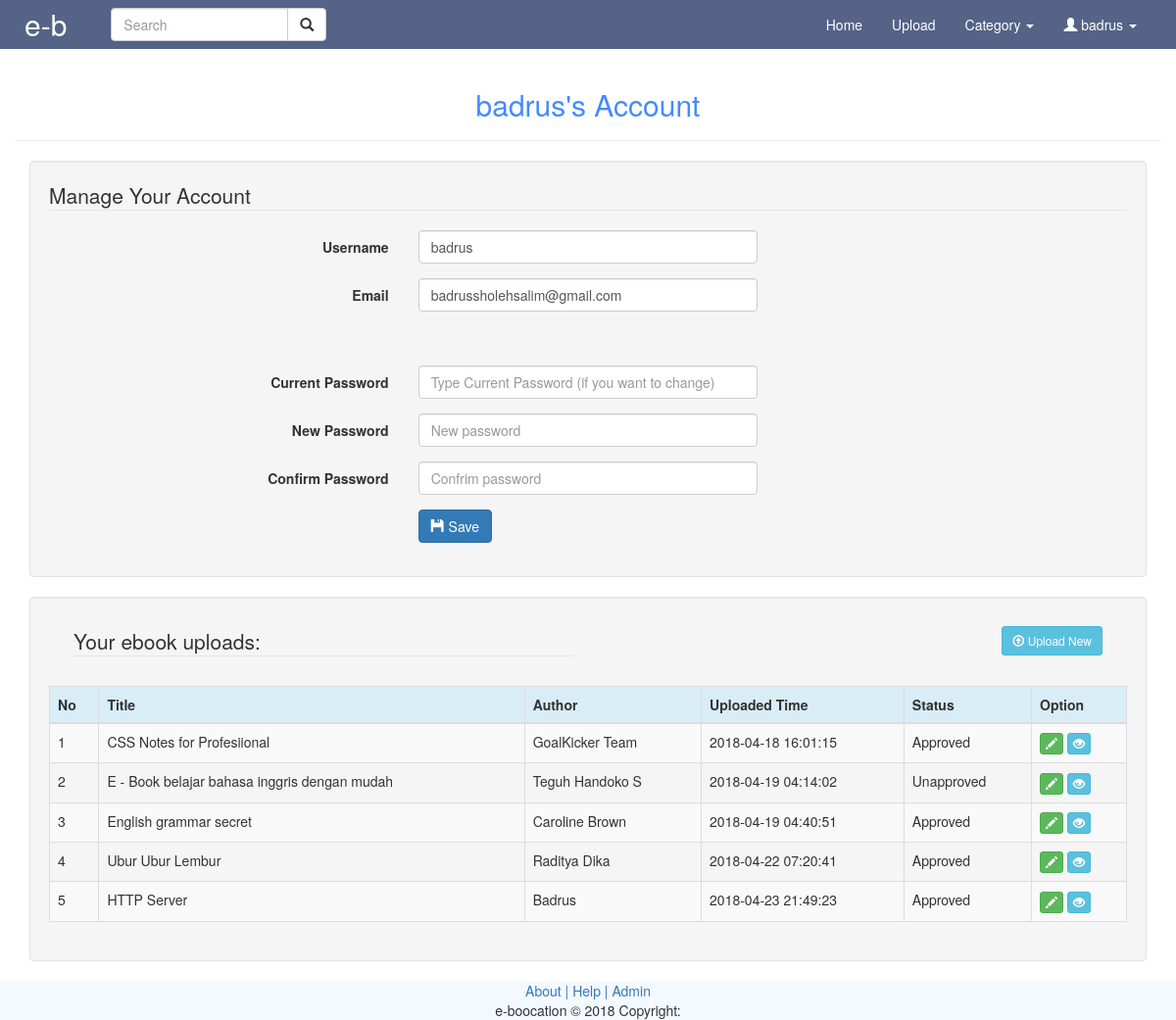
Screenshot of /user/account.php (signed in) with the database file from the repository.
### tables this page shows
CREATE TABLE `user` (
  `id` int(5) NOT NULL AUTO_INCREMENT,
  `username` varchar(20) NOT NULL,
  `email` varchar(50) DEFAULT NULL,
  `status` enum('user','admin') DEFAULT NULL,
  `password` varchar(20) DEFAULT NULL,
  PRIMARY KEY (`id`,`username`)
);

CREATE TABLE `ebooks` (
  `id` int(10) NOT NULL AUTO_INCREMENT,
  `title` varchar(100) DEFAULT NULL,
  `author` varchar(50) DEFAULT NULL,
  `year` varchar(4) DEFAULT '-',
  `publisher` varchar(50) DEFAULT '-',
  `category` varchar(20) DEFAULT NULL,
  `description` text,
  `filename` varchar(100) DEFAULT NULL,
  `uploadtime` datetime DEFAULT NULL,
  `approval` enum('0','1') DEFAULT NULL,
  `iduser` int(5) DEFAULT NULL,
  PRIMARY KEY (`id`)
);

### user/account.php (the view, shortened to what this page needs)
<?php
if (empty($_SESSION['username']) AND empty($_SESSION['password'])){
 echo "<div style=\"width: 100%; text-align: center;\"><h1>Untuk Mengakses, Anda harus login dulu.</h1>
 <button><a href=\"index.php\">LOGIN</a></button></div>";
}
else{
 ?>
 <!DOCTYPE html>
 <html>
 <head>
  <link rel="stylesheet" href="../aaa/css/bootstrap.min.css">
  <link rel="stylesheet" href="../aaa/css/ownstyle.css">
</head>
<body>
  <nav class="my-navbar navbar navbar-default">
    <div class="container-fluid">
      <div class="navbar-header">
        <a class="mybrand navbar-brand" href="home.php">e-b</a>
      </div>
      <div class="collapse navbar-collapse" id="bs-example-navbar-collapse-1">
        <div class="col-sm-3 col-md-3">
          <form class="navbar-form" role="search" method="post" action="home.php">
            <div class="input-group">
              <input type="text" class="form-control" placeholder="Search" name="search">
              <div class="input-group-btn">
                <button class="btn btn-default" type="submit"><i class="glyphicon glyphicon-search"></i></button>
              </div>
            </div>
          </form>
        </div>
        <ul class="mymenu nav navbar-nav navbar-right">
          <li><a href="home.php">Home</a></li>
          <li><a href="upload.php">Upload</a></li>
          <li class="dropdown">
            <a href="#" class="dropdown-toggle" data-toggle="dropdown" role="button" aria-haspopup="true" aria-expanded="false">Category <span class="caret"></span></a>
          </li>
          <li class="dropdown"><a href="#" class="dropdown-toggle" data-toggle="dropdown">
            <i class="glyphicon glyphicon-user"></i> <?php echo $_SESSION['username']; ?> <b class="caret"></b></a>
          </li>
        </ul>
      </div>
    </div>
  </nav>
  <?php
  require_once "../koneksi.php";
  $iduser = $_SESSION['id'];
  $query = mysqli_query($koneksi, "SELECT * FROM user WHERE id='$iduser'");
  $data = mysqli_fetch_array($query);
  ?>
  <div class="container">
   <div class="row">
     <h2 style="color: #448aff;text-align: center;"><?php echo $data['username']."'s Account" ?></h2>
     <hr>
     <div class="col-sm-12">
       <div class="well">
         <form class="form-horizontal" method="POST" action="../action.php?act=updateuser">
           <fieldset>
             <legend>Manage Your Account</legend>
             <div class="form-group">
               <label class="col-md-4 control-label" for="title">Username</label>
               <div class="col-md-4">
                 <input  name="username" type="text" placeholder="Type the tittle of your file" class="form-control input-md" required value="<?php echo $data['username'] ?>">
               </div>
             </div>
             <div class="form-group">
               <label class="col-md-4 control-label">Email</label>
               <div class="col-md-4">
                 <input  name="email" type="email" placeholder="Who is the author?" class="form-control input-md" required value="<?php echo $data['email'] ?>">
               </div>
             </div>
             <br><br>
             <div class="form-group">
               <label class="col-md-4 control-label">Current Password</label>
               <div class="col-md-4">
                 <input  name="oldpassword" type="password" placeholder="Type Current Password (if you want to change)" class="form-control input-md">
               </div>
             </div>
             <div class="form-group">
               <label class="col-md-4 control-label">New Password</label>
               <div class="col-md-4">
                 <input  name="newpassword" type="password" placeholder="New password" class="form-control input-md">
               </div>
             </div>
             <div class="form-group">
               <label class="col-md-4 control-label">Confirm Password</label>
               <div class="col-md-4">
                 <input  name="conpassword" type="password" placeholder="Confrim password" class="form-control input-md">
               </div>
             </div>
             <div class="form-group">
               <label class="col-md-4 control-label"></label>
               <div class="col-md-8">
                 <button type="submit" class="btn btn-primary"><i class="glyphicon glyphicon-floppy-disk"></i> Save</button>
               </div>
             </div>
           </fieldset>
         </form>
       </div>
     </div>
   </div>
 </div>
 <div class="container">
  <div class="well">
    <div class="row" style="margin: 10px;">
      <div class="col-md-6">
        <legend>Your ebook uploads:</legend>
      </div>
      <div class="col-md-6">
        <a href="../user/upload.php" class="btn btn-info btn-sm pull-right" role="button"> <span class="glyphicon glyphicon-upload"></span> Upload New</a>
      </div>
    </div>
    <table class="table table-striped table-hover table-bordered">
      <thead>
        <tr class="row-name text-center info">
          <th>No</th>
          <th>Title</th>
          <th>Author</th>
          <th>Uploaded Time</th>
          <th>Status</th>
          <th>Option</th>
        </tr>
      </thead>
      <tbody>
        <?php
        require_once "../koneksi.php";
        $book = mysqli_query($koneksi, "SELECT * FROM ebooks WHERE iduser='$iduser'");
        $no=1;
        while ($databook=mysqli_fetch_array($book)) {
          ?>
          <tr class="row-content">
            <td><?php echo $no++; ?></td>
            <td><?php echo $databook['title']; ?></td>
            <td><?php echo $databook['author']; ?></td>
            <td><?php echo $databook['uploadtime']; ?></td>
            <td>
              <?php
              if ($databook['approval']=='1'){ echo "Approved"; }
              else { echo "Unapproved"; }
              ?>
            </td>
            <td>
              <a class="btn btn-success btn-xs" href="updateebook.php?id=<?php echo $databook['id'] ?>" aria-label="Settings">
                <i class="glyphicon glyphicon-pencil" aria-hidden="true"></i>
              </a>
              <a class="btn btn-info btn-xs" href="viewpdf.php?id=<?php echo $databook['id'] ?>" aria-label="Settings">
                <i class="glyphicon glyphicon-eye-open" aria-hidden="true"></i>
              </a>
            </td>
          </tr>
          <?php } ?>
        </tbody>
      </table>
    </div>
  </div>
  <div class="footer" style="background-color: #f4f8ff;">
    <div class="container">
      <div class="text-center">
        <a href="../about" target="_blank"> About |</a>
        <a href="https://mail.google.com/mail/u/0/?view=cm&fs=1&tf=1&to=badrus@unida.gontor.ac.id&subject=bantuan&body=saya ingin bertanya tentang" target="_blank"> Help |</a>
        <a href="../admin/dashboard.php"> Admin </a><br> e-boocation &copy; 2018 Copyright:
      </div>
    </div>
  </div>
</body>
</html>
<?php } ?>

### aaa/css/ownstyle.css (style rules this page uses)
.my-navbar { background-color: #546386; border-radius: 0; border: 0; padding: 0px 10px 0px 10px; }
.my-navbar .mybrand { color: white; font-size: 30px; }
.my-navbar .mymenu li a { color: white; }

### rows the page displays
user: username "badrus", email "badrussholehsalim@gmail.com"
ebooks: title "CSS Notes for Profesiional", author "GoalKicker Team", uploadtime "2018-04-18 16:01:15", approval "Approved"
ebooks: title "E - Book belajar bahasa inggris dengan mudah", author "Teguh Handoko S", uploadtime "2018-04-19 04:14:02", approval "Unapproved"
ebooks: title "English grammar secret", author "Caroline Brown", uploadtime "2018-04-19 04:40:51", approval "Approved"
ebooks: title "Ubur Ubur Lembur", author "Raditya Dika", uploadtime "2018-04-22 07:20:41", approval "Approved"
ebooks: title "HTTP Server", author "Badrus", uploadtime "2018-04-23 21:49:23", approval "Approved"

### other values shown
$_SESSION['username'] "badrus"
